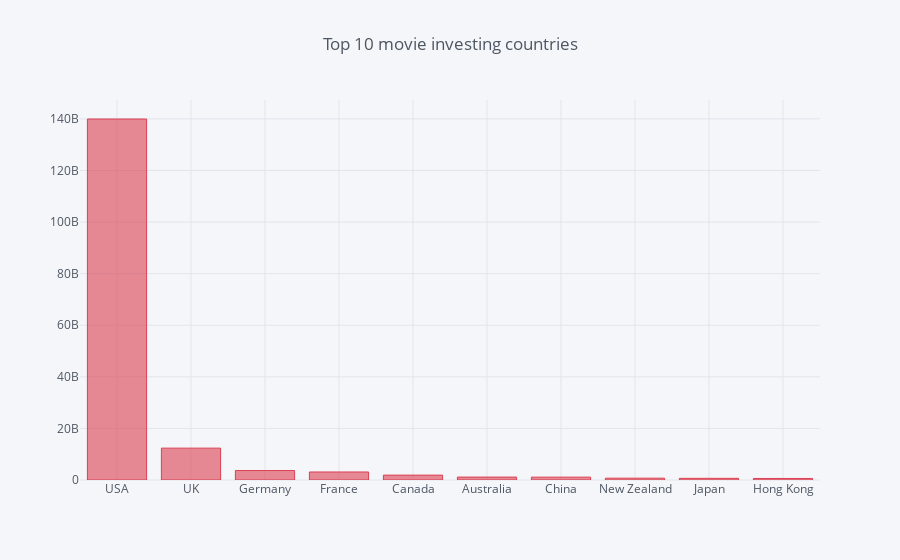

Source (notebook cell):
### Markdown cell above
__The hypthesis was correct, the new features in the movie industry, special effects and some ohter costs have exponentially affected the mean budget to shot a film, and in another hand the gross and net has increase but not in the same proportion.__
<br>
<br>
<br>
__Now lets look this same information but by country. The new hypothesis is that the USA should be the country that is investing more in the movie industry.__

### Code cell
#budget per year and country
bpyac = pd.pivot_table(movies,index ='country',
                       values=['budget'],
                       aggfunc=np.sum).sort_values('budget',ascending=False).head(10)
bpyac.iplot(kind='bar',color='red', title='Top 10 movie investing countries')
bpyac.T

### Figure 1 — Plotly figure (JSON) as saved in the notebook; plotly's stock layout.template omitted (floating-point values rounded to 4 significant figures)
{"data": [{"marker": {"color": "rgba(219, 64, 82, 0.6)", "line": {"color": "rgba(219, 64, 82, 1.0)", "width": 1}}, "name": "budget", "orientation": "v", "text": "", "type": "bar", "uid": "fc7cf3e2-b1c9-11e9-b905-e09467129110", "x": ["USA", "UK", "Germany", "France", "Canada", "Australia", "China", "New Zealand", "Japan", "Hong Kong"], "y": [139948420035, 12356215000, 3666250000, 3113300000, 1893225000, 1128290000, 1110400000, 706600000, 647200000, 596428966]}], "layout": {"legend": {"bgcolor": "#F5F6F9", "font": {"color": "#4D5663"}}, "paper_bgcolor": "#F5F6F9", "plot_bgcolor": "#F5F6F9", "title": "Top 10 movie investing countries", "titlefont": {"color": "#4D5663"}, "xaxis": {"gridcolor": "#E1E5ED", "showgrid": true, "tickfont": {"color": "#4D5663"}, "title": "", "titlefont": {"color": "#4D5663"}, "zerolinecolor": "#E1E5ED"}, "yaxis": {"gridcolor": "#E1E5ED", "showgrid": true, "tickfont": {"color": "#4D5663"}, "title": "", "titlefont": {"color": "#4D5663"}, "zerolinecolor": "#E1E5ED"}}}
